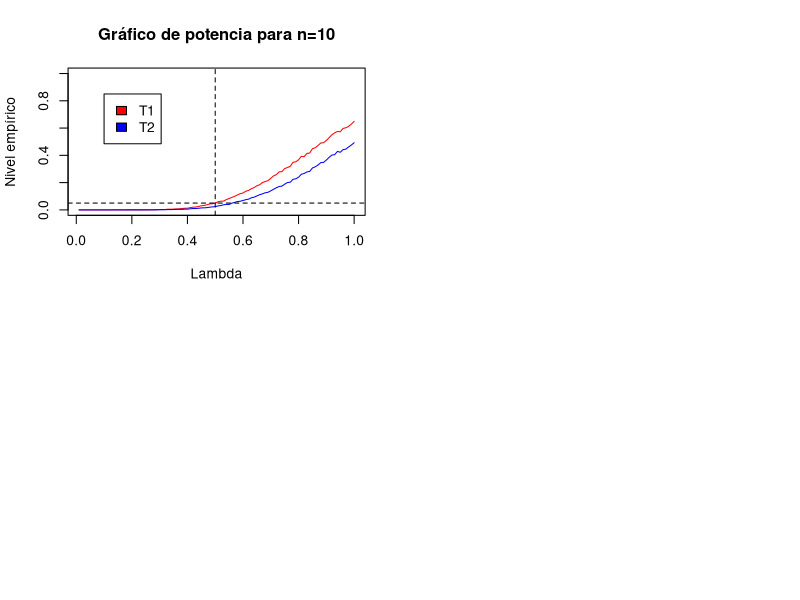

Write R code to recreate this figure. (Note: a time limit stopped this script after it produced the figure.)
## ---- chunk 1
grilla_n <- c(10,30,100,1000)
Nrep <- 10000
lambda <- 1/2
## ---- chunk 2
rechazo_T1 <- function(n, alpha, muestra){
  T_1 <- sum(muestra)
  T_1 < qchisq(alpha, n*2)
}
## ---- chunk 3
rechazo_T2 <- function(n, alpha, muestra){
  T_2 <- (mean(muestra)-2)/2*sqrt(length(muestra))
  T_2 < qnorm(alpha)
}
## ---- chunk 4
set.seed(123)
niv_emp_T1 <- c()
niv_emp_T2 <- c()
for (i in grilla_n){
  resultados_T1 <- c()
  resultados_T2 <- c()
  
  for(j in 1:Nrep){
  muestra <- rexp(i, lambda)
  resultados_T1 <- append(resultados_T1, rechazo_T1(i,0.05, muestra))
  resultados_T2 <- append(resultados_T2, rechazo_T2(i,0.05, muestra))
  }
  
  niv_emp_T1 <- append(niv_emp_T1, mean(resultados_T1))
  niv_emp_T2 <- append(niv_emp_T2, mean(resultados_T2))
}


resultados_C <- data.frame(n = grilla_n,
                           niv_emp_T1 = niv_emp_T1,
                           niv_emp_T2 = niv_emp_T2)


resultados_C
## ---- chunk 5
grilla_lambda <- seq(0.01, 1, 0.01)
## ---- chunk 6
set.seed(123)
graficar_potencia <- function(n, grilla_lambda){
  niv_emp_T1 <- c()
  niv_emp_T2 <- c()
  
  for(k in grilla_lambda){
    resultados_T1 <- c()
    resultados_T2 <- c()
    
    for(j in 1:Nrep){
    muestra <- rexp(n, k)
    resultados_T1 <- append(resultados_T1, rechazo_T1(n,0.05, muestra))
    resultados_T2 <- append(resultados_T2, rechazo_T2(n,0.05, muestra))
    }
    
    niv_emp_T1 <- append(niv_emp_T1, mean(resultados_T1))
    niv_emp_T2 <- append(niv_emp_T2, mean(resultados_T2))
  }
  
  plot(grilla_lambda, niv_emp_T1, xlim = c(0.01,1), ylim=c(0,1), col="red", type="l", xlab="Lambda", ylab="Nivel empírico", main=paste0("Gráfico de potencia para n=",n))
  lines(grilla_lambda, niv_emp_T2, col="blue")
  abline(h=0.05,lty = 2)
  abline(v=0.5,lty = 2)
  legend(0.1, 0.85, legend=c("T1", "T2"), fill = c("red","blue"))
  
}
## ---- chunk 7
par(mfrow=c(2,2))
for(i in grilla_n){
  graficar_potencia(i, grilla_lambda)
}

## ---- chunk 8
set.seed(123)
potencia_v2 <- function(n, grilla_lambda){
  niv_emp_T1 <- c()
  niv_emp_T2 <- c()
  
  for(k in grilla_lambda){
    resultados_T1 <- c()
    resultados_T2 <- c()
    
    for(j in 1:Nrep){
    muestra <- rexp(n, k)
    resultados_T1 <- append(resultados_T1, rechazo_T1(n,0.05, muestra))
    resultados_T2 <- append(resultados_T2, rechazo_T2(n,0.05, muestra))
    }
    
    niv_emp_T1 <- append(niv_emp_T1, mean(resultados_T1))
    niv_emp_T2 <- append(niv_emp_T2, mean(resultados_T2))
  }
  
  return(list(T1 = niv_emp_T1,T2 =  niv_emp_T2))
  
}
## ---- chunk 9
set.seed(123)
plot(grilla_lambda,potencia_v2(10, grilla_lambda)$T1 , xlim = c(0.01,1), ylim=c(0,1), col="black", type="l", xlab="Lambda", ylab="Nivel empírico", main=paste0("Gráfico de potencia para T1"))
lines(grilla_lambda, potencia_v2(30, grilla_lambda)$T1, col="blue")
lines(grilla_lambda, potencia_v2(100, grilla_lambda)$T1, col="red")
lines(grilla_lambda, potencia_v2(1000, grilla_lambda)$T1, col="darkgreen")
abline(h=0.05,lty = 2)
abline(v=0.5,lty = 2)
legend(0.1, 0.85, legend=c("n=10", "n=30", "n=100", "n=1000"), fill = c("black","blue","red","darkgreen"))
## ---- chunk 10
set.seed(123)
plot(grilla_lambda,potencia_v2(10, grilla_lambda)$T2 , xlim = c(0.01,1), ylim=c(0,1), col="black", type="l", xlab="Lambda", ylab="Nivel empírico", main=paste0("Gráfico de potencia para T2"))
lines(grilla_lambda, potencia_v2(30, grilla_lambda)$T2, col="blue")
lines(grilla_lambda, potencia_v2(100, grilla_lambda)$T2, col="red")
lines(grilla_lambda, potencia_v2(1000, grilla_lambda)$T2, col="darkgreen")
abline(h=0.05,lty = 2)
abline(v=0.5,lty = 2)
legend(0.1, 0.85, legend=c("n=10", "n=30", "n=100", "n=1000"), fill = c("black","blue","red","darkgreen"))
